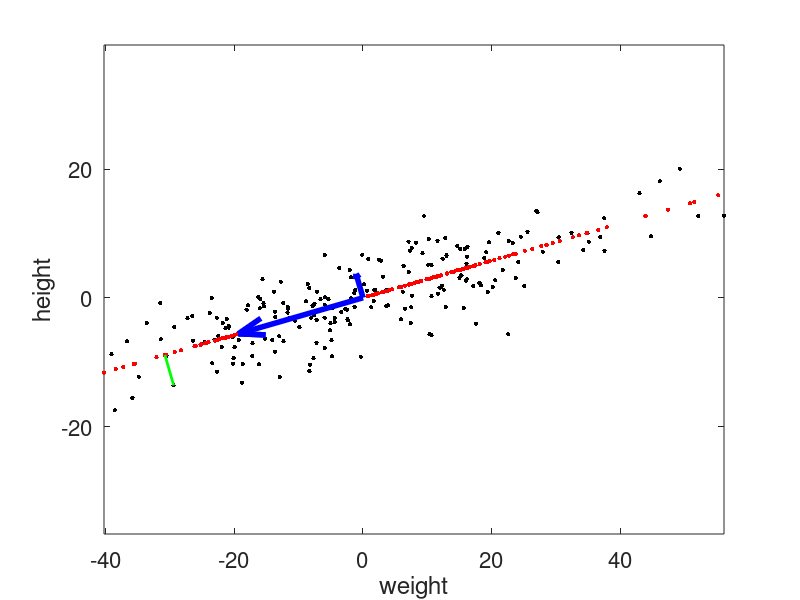
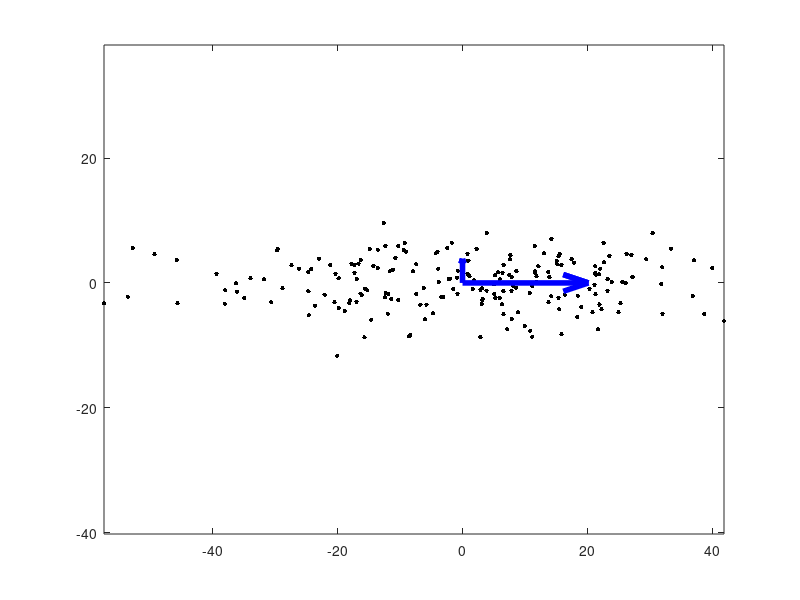
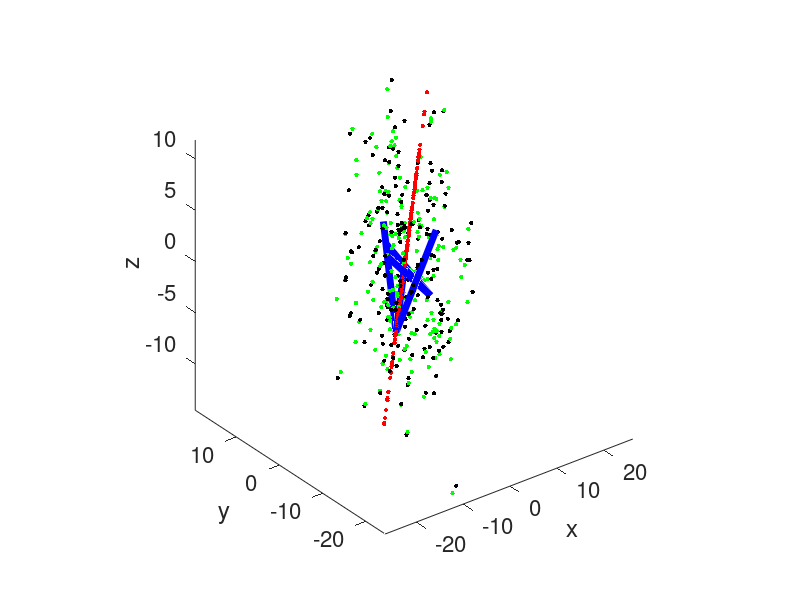
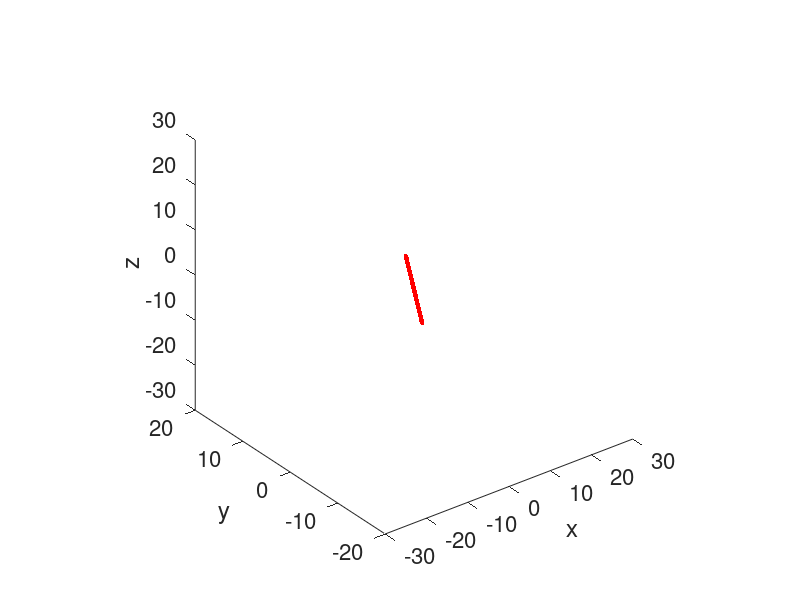

The MATLAB script that drew these images, in order:
%% Lecture 12 Code

% Clean workspace
clear all; close all; clc


%% Load and plot the weight and height data

load('weightheight.mat')

plot(X(1,:),X(2,:),'k.','MarkerSize',10)
hold on
axis equal
xlabel('weight')
ylabel('height')
set(gca,'Fontsize',16)
















%% Calculate the SVD of the weight-height matrix

[U,S,V] = svd(X,'econ');



















%% Rank-1 Approximation of weight-height matrix

X_rank1 = S(1,1)*U(:,1)*V(:,1)';
plot(X_rank1(1,:),X_rank1(2,:),'r.','MarkerSize',10)




















%% Projecting onto the rank-1 approximation

plot([X(1,10) X_rank1(1,10)],[X(2,10) X_rank1(2,10)],'g','Linewidth',2)
























%% Plotting the line for the rank-1 approximation

n = 200;
y1 = S(1,1)/sqrt(n-1)*U(:,1);
c = compass(y1(1),y1(2)); % creates vector from the origin pointed at y1
set(c,'Linewidth',4)



























%% Plotting the line in the direction of u_2

y2 = S(2,2)/sqrt(n-1)*U(:,2);
c = compass(y2(1),y2(2)); 
set(c,'Linewidth',4)





















%% Change of basis using U

X_proj = U'*X;

figure(2)
plot(X_proj(1,:),X_proj(2,:),'k.','MarkerSize',10)
axis equal
hold on
y1_proj = U'*y1;
y2_proj = U'*y2;
c = compass(y1_proj(1),y1_proj(2));
set(c,'Linewidth',4);
c = compass(y2_proj(1),y2_proj(2));
set(c,'Linewidth',4);





















%% Low-rank approximations of 3D data

% Clean workspace
clear all; close all; clc

rng(5); % make random numbers be the same every time
n = 200; % number of data points
X = [3 6 4; 6 3 0; 4 0 1]*randn(3,n); % create n data points in 3D

[U,S,V] = svd(X,'econ');

figure(3)
plot3(X(1,:),X(2,:),X(3,:),'k.','Markersize',10)
axis vis3d
hold on
xlabel('x')
ylabel('y')
zlabel('z')
set(gca,'Fontsize',16)

% Compute the rank-1 approximation of the data
X_rank1 = U(:,1)*S(1,1)*V(:,1)';
plot3(X_rank1(1,:),X_rank1(2,:),X_rank1(3,:),'r.','Markersize',10)
 
% Plot the vector sqrt(sigma_1)*u_1/(n-1)
vec = S(1,1)/sqrt(n-1) * U(:,1);
quiver3(0,0,0, vec(1),vec(2),vec(3),0,'b','Linewidth',5,'maxheadsize',1)
























%% Vector point in u_2 direction
vec = S(2,2)/sqrt(n-1) * U(:,2);
quiver3(0,0,0, vec(1),vec(2),vec(3),0,'b','Linewidth',5,'maxheadsize',1)


















%% Rank-2 approximation

X_rank2 = U(:,1)*S(1,1)*V(:,1)' + U(:,2)*S(2,2)*V(:,2)';
plot3(X_rank2(1,:),X_rank2(2,:),X_rank2(3,:),'g.','Markersize',10)























%% Another 3D dataset

% Clean workspace
clear all; close all; clc

t = -5:0.05:5;
x = 5*t;
y = 4*t;
z = -6*t;
X = [x; y; z];

figure(4)
plot3(X(1,:),X(2,:),X(3,:),'k.','Markersize',10)
axis vis3d
hold on
xlabel('x')
ylabel('y')
zlabel('z')
set(gca,'Fontsize',16)


















%% Calculate the SVD

[U,S,V] = svd(X,'econ');






















%% Rank-1 Approximation

X_rank1 = U(:,1)*S(1,1)*V(:,1)';
plot3(X_rank1(1,:),X_rank1(2,:),X_rank1(3,:),'r.','Markersize',10)


















